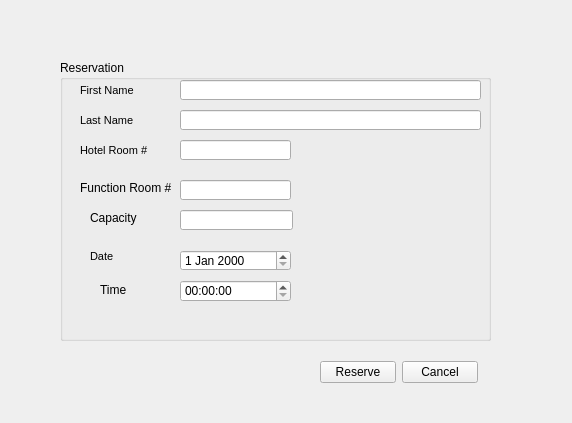
<ui version="4.0" >
 <author></author>
 <comment></comment>
 <exportmacro></exportmacro>
 <class>Function_RoomDialog</class>
 <widget class="QWidget" name="Function_RoomDialog" >
  <property name="geometry" >
   <rect>
    <x>0</x>
    <y>0</y>
    <width>572</width>
    <height>423</height>
   </rect>
  </property>
  <property name="windowTitle" >
   <string>FuncRoomDialog</string>
  </property>
  <widget class="QWidget" name="layoutWidget" >
   <property name="geometry" >
    <rect>
     <x>320</x>
     <y>360</y>
     <width>158</width>
     <height>25</height>
    </rect>
   </property>
   <layout class="QHBoxLayout" >
    <property name="margin" >
     <number>0</number>
    </property>
    <property name="spacing" >
     <number>6</number>
    </property>
    <item>
     <widget class="QPushButton" name="pbReservationReserve" >
      <property name="text" >
       <string>Reserve</string>
      </property>
     </widget>
    </item>
    <item>
     <widget class="QPushButton" name="pbReservationCancel" >
      <property name="text" >
       <string>Cancel</string>
      </property>
     </widget>
    </item>
   </layout>
  </widget>
  <widget class="QGroupBox" name="groupBox" >
   <property name="geometry" >
    <rect>
     <x>60</x>
     <y>60</y>
     <width>431</width>
     <height>281</height>
    </rect>
   </property>
   <property name="title" >
    <string>Reservation</string>
   </property>
   <widget class="QLabel" name="lbReservationFuncRoomNo" >
    <property name="geometry" >
     <rect>
      <x>20</x>
      <y>120</y>
      <width>91</width>
      <height>16</height>
     </rect>
    </property>
    <property name="text" >
     <string>Function Room #</string>
    </property>
   </widget>
   <widget class="QLabel" name="lbReservationHotelRoomNo" >
    <property name="geometry" >
     <rect>
      <x>20</x>
      <y>80</y>
      <width>74</width>
      <height>22</height>
     </rect>
    </property>
    <property name="text" >
     <string>&lt;html>&lt;head>&lt;meta name="qrichtext" content="1" />&lt;/head>&lt;body style=" white-space: pre-wrap; font-family:MS Shell Dlg; font-size:8.25pt; font-weight:400; font-style:normal; text-decoration:none;">&lt;p style=" margin-top:0px; margin-bottom:0px; margin-left:0px; margin-right:0px; -qt-block-indent:0; text-indent:0px; font-size:8pt;">Hotel Room #&lt;/p>&lt;/body>&lt;/html></string>
    </property>
   </widget>
   <widget class="QLabel" name="lbReservationLastName" >
    <property name="geometry" >
     <rect>
      <x>20</x>
      <y>50</y>
      <width>62</width>
      <height>22</height>
     </rect>
    </property>
    <property name="text" >
     <string>&lt;html>&lt;head>&lt;meta name="qrichtext" content="1" />&lt;/head>&lt;body style=" white-space: pre-wrap; font-family:MS Shell Dlg; font-size:8.25pt; font-weight:400; font-style:normal; text-decoration:none;">&lt;p style=" margin-top:0px; margin-bottom:0px; margin-left:0px; margin-right:0px; -qt-block-indent:0; text-indent:0px; font-size:8pt;">Last Name&lt;/p>&lt;/body>&lt;/html></string>
    </property>
   </widget>
   <widget class="QLabel" name="lbReservationFirstName" >
    <property name="geometry" >
     <rect>
      <x>20</x>
      <y>20</y>
      <width>92</width>
      <height>22</height>
     </rect>
    </property>
    <property name="text" >
     <string>&lt;html>&lt;head>&lt;meta name="qrichtext" content="1" />&lt;/head>&lt;body style=" white-space: pre-wrap; font-family:MS Shell Dlg; font-size:8.25pt; font-weight:400; font-style:normal; text-decoration:none;">&lt;p style=" margin-top:0px; margin-bottom:0px; margin-left:0px; margin-right:0px; -qt-block-indent:0; text-indent:0px; font-size:8pt;">First Name&lt;/p>&lt;/body>&lt;/html></string>
    </property>
   </widget>
   <widget class="QLineEdit" name="lnCustFirstName" >
    <property name="geometry" >
     <rect>
      <x>120</x>
      <y>20</y>
      <width>301</width>
      <height>20</height>
     </rect>
    </property>
   </widget>
   <widget class="QLineEdit" name="lnCustLastName" >
    <property name="geometry" >
     <rect>
      <x>120</x>
      <y>50</y>
      <width>301</width>
      <height>20</height>
     </rect>
    </property>
   </widget>
   <widget class="QLineEdit" name="lnRoomNo" >
    <property name="geometry" >
     <rect>
      <x>120</x>
      <y>80</y>
      <width>111</width>
      <height>20</height>
     </rect>
    </property>
   </widget>
   <widget class="QLineEdit" name="lnFuncRoomNo" >
    <property name="geometry" >
     <rect>
      <x>120</x>
      <y>120</y>
      <width>111</width>
      <height>20</height>
     </rect>
    </property>
   </widget>
   <widget class="QLabel" name="lbReservationTime" >
    <property name="geometry" >
     <rect>
      <x>40</x>
      <y>220</y>
      <width>51</width>
      <height>20</height>
     </rect>
    </property>
    <property name="text" >
     <string>Time</string>
    </property>
   </widget>
   <widget class="QLabel" name="lbReservationDate" >
    <property name="geometry" >
     <rect>
      <x>30</x>
      <y>190</y>
      <width>47</width>
      <height>14</height>
     </rect>
    </property>
    <property name="text" >
     <string>&lt;html>&lt;head>&lt;meta name="qrichtext" content="1" />&lt;/head>&lt;body style=" white-space: pre-wrap; font-family:MS Shell Dlg; font-size:8.25pt; font-weight:400; font-style:normal; text-decoration:none;">&lt;p style=" margin-top:0px; margin-bottom:0px; margin-left:0px; margin-right:0px; -qt-block-indent:0; text-indent:0px; font-size:10pt;">&lt;span style=" font-size:8pt;">Date&lt;/span>&lt;/p>&lt;/body>&lt;/html></string>
    </property>
   </widget>
   <widget class="QLabel" name="lbCapacity" >
    <property name="geometry" >
     <rect>
      <x>30</x>
      <y>150</y>
      <width>61</width>
      <height>16</height>
     </rect>
    </property>
    <property name="text" >
     <string>Capacity</string>
    </property>
   </widget>
   <widget class="QLineEdit" name="lnCapacity" >
    <property name="geometry" >
     <rect>
      <x>120</x>
      <y>150</y>
      <width>113</width>
      <height>20</height>
     </rect>
    </property>
   </widget>
   <widget class="QDateEdit" name="lndtDate" >
    <property name="geometry" >
     <rect>
      <x>120</x>
      <y>190</y>
      <width>111</width>
      <height>21</height>
     </rect>
    </property>
   </widget>
   <widget class="QTimeEdit" name="lntmTime" >
    <property name="geometry" >
     <rect>
      <x>120</x>
      <y>220</y>
      <width>111</width>
      <height>22</height>
     </rect>
    </property>
   </widget>
  </widget>
 </widget>
 <pixmapfunction></pixmapfunction>
 <resources/>
 <connections>
  <connection>
   <sender>pbReservationCancel</sender>
   <signal>clicked()</signal>
   <receiver>Function_RoomDialog</receiver>
   <slot>close()</slot>
   <hints>
    <hint type="sourcelabel" >
     <x>464</x>
     <y>404</y>
    </hint>
    <hint type="destinationlabel" >
     <x>478</x>
     <y>393</y>
    </hint>
   </hints>
  </connection>
 </connections>
</ui>
